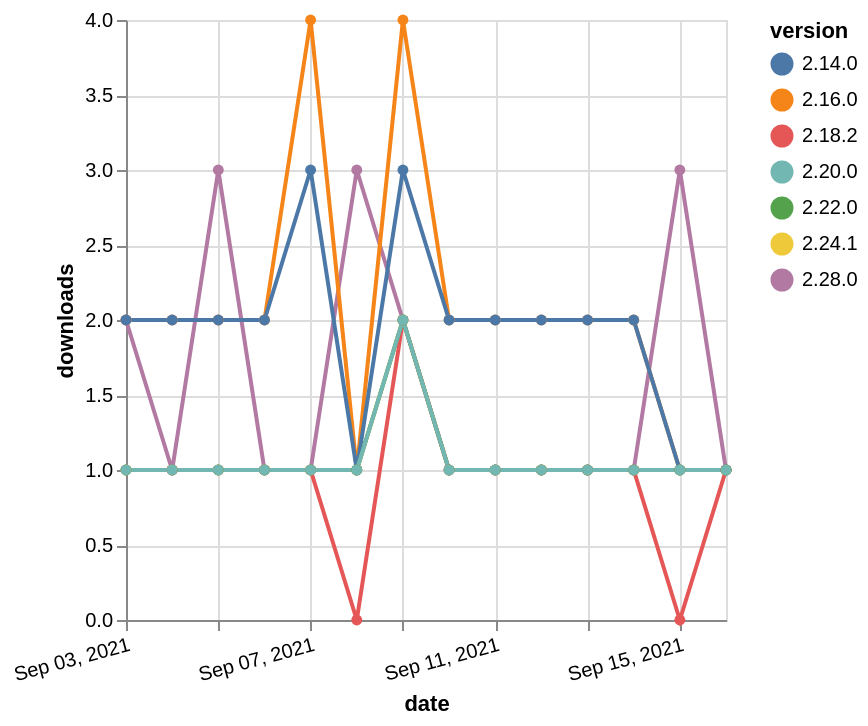

The specification (Vega-Lite) saved for this image:
### Vega-Lite specification from a JSON file in a GitHub repository (floating-point values rounded to 4 significant figures)
{"$schema": "https://vega.github.io/schema/vega-lite/v5.json", "description": "A simple bar chart with embedded data.", "data": {"values": [{"date": "2021-09-03", "total": 135, "delta": 2, "version": "2.28.0"}, {"date": "2021-09-04", "total": 136, "delta": 1, "version": "2.28.0"}, {"date": "2021-09-05", "total": 139, "delta": 3, "version": "2.28.0"}, {"date": "2021-09-06", "total": 140, "delta": 1, "version": "2.28.0"}, {"date": "2021-09-07", "total": 141, "delta": 1, "version": "2.28.0"}, {"date": "2021-09-08", "total": 144, "delta": 3, "version": "2.28.0"}, {"date": "2021-09-09", "total": 146, "delta": 2, "version": "2.28.0"}, {"date": "2021-09-10", "total": 147, "delta": 1, "version": "2.28.0"}, {"date": "2021-09-11", "total": 148, "delta": 1, "version": "2.28.0"}, {"date": "2021-09-12", "total": 149, "delta": 1, "version": "2.28.0"}, {"date": "2021-09-13", "total": 150, "delta": 1, "version": "2.28.0"}, {"date": "2021-09-14", "total": 151, "delta": 1, "version": "2.28.0"}, {"date": "2021-09-15", "total": 154, "delta": 3, "version": "2.28.0"}, {"date": "2021-09-16", "total": 155, "delta": 1, "version": "2.28.0"}, {"date": "2021-09-03", "total": 2502, "delta": 2, "version": "2.16.0"}, {"date": "2021-09-04", "total": 2504, "delta": 2, "version": "2.16.0"}, {"date": "2021-09-05", "total": 2506, "delta": 2, "version": "2.16.0"}, {"date": "2021-09-06", "total": 2508, "delta": 2, "version": "2.16.0"}, {"date": "2021-09-07", "total": 2512, "delta": 4, "version": "2.16.0"}, {"date": "2021-09-08", "total": 2513, "delta": 1, "version": "2.16.0"}, {"date": "2021-09-09", "total": 2517, "delta": 4, "version": "2.16.0"}, {"date": "2021-09-10", "total": 2519, "delta": 2, "version": "2.16.0"}, {"date": "2021-09-11", "total": 2521, "delta": 2, "version": "2.16.0"}, {"date": "2021-09-12", "total": 2523, "delta": 2, "version": "2.16.0"}, {"date": "2021-09-13", "total": 2525, "delta": 2, "version": "2.16.0"}, {"date": "2021-09-14", "total": 2527, "delta": 2, "version": "2.16.0"}, {"date": "2021-09-15", "total": 2528, "delta": 1, "version": "2.16.0"}, {"date": "2021-09-16", "total": 2529, "delta": 1, "version": "2.16.0"}, {"date": "2021-09-03", "total": 181, "delta": 1, "version": "2.24.1"}, {"date": "2021-09-04", "total": 182, "delta": 1, "version": "2.24.1"}, {"date": "2021-09-05", "total": 183, "delta": 1, "version": "2.24.1"}, {"date": "2021-09-06", "total": 184, "delta": 1, "version": "2.24.1"}, {"date": "2021-09-07", "total": 185, "delta": 1, "version": "2.24.1"}, {"date": "2021-09-08", "total": 186, "delta": 1, "version": "2.24.1"}, {"date": "2021-09-09", "total": 188, "delta": 2, "version": "2.24.1"}, {"date": "2021-09-10", "total": 189, "delta": 1, "version": "2.24.1"}, {"date": "2021-09-11", "total": 190, "delta": 1, "version": "2.24.1"}, {"date": "2021-09-12", "total": 191, "delta": 1, "version": "2.24.1"}, {"date": "2021-09-13", "total": 192, "delta": 1, "version": "2.24.1"}, {"date": "2021-09-14", "total": 193, "delta": 1, "version": "2.24.1"}, {"date": "2021-09-15", "total": 194, "delta": 1, "version": "2.24.1"}, {"date": "2021-09-16", "total": 195, "delta": 1, "version": "2.24.1"}, {"date": "2021-09-03", "total": 244, "delta": 1, "version": "2.18.2"}, {"date": "2021-09-04", "total": 245, "delta": 1, "version": "2.18.2"}, {"date": "2021-09-05", "total": 246, "delta": 1, "version": "2.18.2"}, {"date": "2021-09-06", "total": 247, "delta": 1, "version": "2.18.2"}, {"date": "2021-09-07", "total": 248, "delta": 1, "version": "2.18.2"}, {"date": "2021-09-08", "total": 248, "delta": 0, "version": "2.18.2"}, {"date": "2021-09-09", "total": 250, "delta": 2, "version": "2.18.2"}, {"date": "2021-09-10", "total": 251, "delta": 1, "version": "2.18.2"}, {"date": "2021-09-11", "total": 252, "delta": 1, "version": "2.18.2"}, {"date": "2021-09-12", "total": 253, "delta": 1, "version": "2.18.2"}, {"date": "2021-09-13", "total": 254, "delta": 1, "version": "2.18.2"}, {"date": "2021-09-14", "total": 255, "delta": 1, "version": "2.18.2"}, {"date": "2021-09-15", "total": 255, "delta": 0, "version": "2.18.2"}, {"date": "2021-09-16", "total": 256, "delta": 1, "version": "2.18.2"}, {"date": "2021-09-03", "total": 2348, "delta": 2, "version": "2.14.0"}, {"date": "2021-09-04", "total": 2350, "delta": 2, "version": "2.14.0"}, {"date": "2021-09-05", "total": 2352, "delta": 2, "version": "2.14.0"}, {"date": "2021-09-06", "total": 2354, "delta": 2, "version": "2.14.0"}, {"date": "2021-09-07", "total": 2357, "delta": 3, "version": "2.14.0"}, {"date": "2021-09-08", "total": 2358, "delta": 1, "version": "2.14.0"}, {"date": "2021-09-09", "total": 2361, "delta": 3, "version": "2.14.0"}, {"date": "2021-09-10", "total": 2363, "delta": 2, "version": "2.14.0"}, {"date": "2021-09-11", "total": 2365, "delta": 2, "version": "2.14.0"}, {"date": "2021-09-12", "total": 2367, "delta": 2, "version": "2.14.0"}, {"date": "2021-09-13", "total": 2369, "delta": 2, "version": "2.14.0"}, {"date": "2021-09-14", "total": 2371, "delta": 2, "version": "2.14.0"}, {"date": "2021-09-15", "total": 2372, "delta": 1, "version": "2.14.0"}, {"date": "2021-09-16", "total": 2373, "delta": 1, "version": "2.14.0"}, {"date": "2021-09-03", "total": 190, "delta": 1, "version": "2.22.0"}, {"date": "2021-09-04", "total": 191, "delta": 1, "version": "2.22.0"}, {"date": "2021-09-05", "total": 192, "delta": 1, "version": "2.22.0"}, {"date": "2021-09-06", "total": 193, "delta": 1, "version": "2.22.0"}, {"date": "2021-09-07", "total": 194, "delta": 1, "version": "2.22.0"}, {"date": "2021-09-08", "total": 195, "delta": 1, "version": "2.22.0"}, {"date": "2021-09-09", "total": 197, "delta": 2, "version": "2.22.0"}, {"date": "2021-09-10", "total": 198, "delta": 1, "version": "2.22.0"}, {"date": "2021-09-11", "total": 199, "delta": 1, "version": "2.22.0"}, {"date": "2021-09-12", "total": 200, "delta": 1, "version": "2.22.0"}, {"date": "2021-09-13", "total": 201, "delta": 1, "version": "2.22.0"}, {"date": "2021-09-14", "total": 202, "delta": 1, "version": "2.22.0"}, {"date": "2021-09-15", "total": 203, "delta": 1, "version": "2.22.0"}, {"date": "2021-09-16", "total": 204, "delta": 1, "version": "2.22.0"}, {"date": "2021-09-03", "total": 201, "delta": 1, "version": "2.20.0"}, {"date": "2021-09-04", "total": 202, "delta": 1, "version": "2.20.0"}, {"date": "2021-09-05", "total": 203, "delta": 1, "version": "2.20.0"}, {"date": "2021-09-06", "total": 204, "delta": 1, "version": "2.20.0"}, {"date": "2021-09-07", "total": 205, "delta": 1, "version": "2.20.0"}, {"date": "2021-09-08", "total": 206, "delta": 1, "version": "2.20.0"}, {"date": "2021-09-09", "total": 208, "delta": 2, "version": "2.20.0"}, {"date": "2021-09-10", "total": 209, "delta": 1, "version": "2.20.0"}, {"date": "2021-09-11", "total": 210, "delta": 1, "version": "2.20.0"}, {"date": "2021-09-12", "total": 211, "delta": 1, "version": "2.20.0"}, {"date": "2021-09-13", "total": 212, "delta": 1, "version": "2.20.0"}, {"date": "2021-09-14", "total": 213, "delta": 1, "version": "2.20.0"}, {"date": "2021-09-15", "total": 214, "delta": 1, "version": "2.20.0"}, {"date": "2021-09-16", "total": 215, "delta": 1, "version": "2.20.0"}]}, "width": "container", "mark": {"type": "line", "point": {"filled": true}}, "encoding": {"x": {"field": "date", "type": "temporal", "timeUnit": "yearmonthdate", "title": "date", "axis": {"labelAngle": -15}}, "y": {"field": "delta", "type": "quantitative", "title": "downloads"}, "color": {"field": "version", "type": "nominal"}, "tooltip": {"field": "delta"}}}
